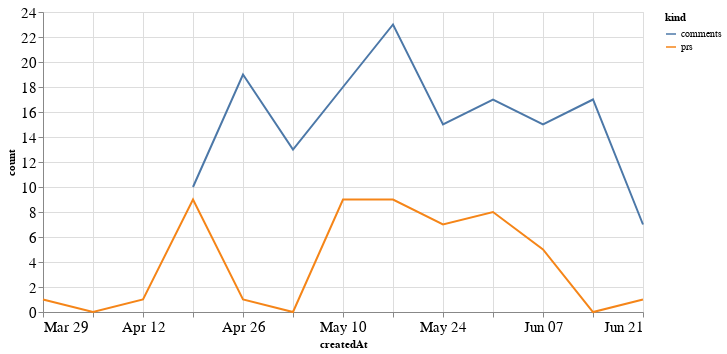

Notebook code cell kept with this figure:
### Code cell
alt.Chart(total_time, width=600).mark_line().encode(
    x='createdAt',
    y='count',
    color='kind'
)

### Figure 1 — Vega-Lite specification as saved in the notebook (floating-point values rounded to 4 significant figures)
{"config": {"axisLeft": {"labelFontSize": 15}, "axisBottom": {"labelFontSize": 15}}, "data": {"name": "data-1ef174d28eb1a1dc6c1450dba897df4d"}, "mark": "line", "encoding": {"color": {"type": "nominal", "field": "kind"}, "x": {"type": "temporal", "field": "createdAt"}, "y": {"type": "quantitative", "field": "count"}}, "width": 600, "$schema": "https://vega.github.io/schema/vega-lite/v4.8.1.json", "datasets": {"data-1ef174d28eb1a1dc6c1450dba897df4d": [{"createdAt": "2020-03-29T00:00:00", "kind": "prs", "count": 1.0}, {"createdAt": "2020-04-05T00:00:00", "kind": "prs", "count": 0.0}, {"createdAt": "2020-04-12T00:00:00", "kind": "prs", "count": 1.0}, {"createdAt": "2020-04-19T00:00:00", "kind": "prs", "count": 9.0}, {"createdAt": "2020-04-26T00:00:00", "kind": "prs", "count": 1.0}, {"createdAt": "2020-05-03T00:00:00", "kind": "prs", "count": 0.0}, {"createdAt": "2020-05-10T00:00:00", "kind": "prs", "count": 9.0}, {"createdAt": "2020-05-17T00:00:00", "kind": "prs", "count": 9.0}, {"createdAt": "2020-05-24T00:00:00", "kind": "prs", "count": 7.0}, {"createdAt": "2020-05-31T00:00:00", "kind": "prs", "count": 8.0}, {"createdAt": "2020-06-07T00:00:00", "kind": "prs", "count": 5.0}, {"createdAt": "2020-06-14T00:00:00", "kind": "prs", "count": 0.0}, {"createdAt": "2020-06-21T00:00:00", "kind": "prs", "count": 1.0}, {"createdAt": "2020-03-29T00:00:00", "kind": "comments", "count": null}, {"createdAt": "2020-04-05T00:00:00", "kind": "comments", "count": null}, {"createdAt": "2020-04-12T00:00:00", "kind": "comments", "count": null}, {"createdAt": "2020-04-19T00:00:00", "kind": "comments", "count": 10.0}, {"createdAt": "2020-04-26T00:00:00", "kind": "comments", "count": 19.0}, {"createdAt": "2020-05-03T00:00:00", "kind": "comments", "count": 13.0}, {"createdAt": "2020-05-10T00:00:00", "kind": "comments", "count": 18.0}, {"createdAt": "2020-05-17T00:00:00", "kind": "comments", "count": 23.0}, {"createdAt": "2020-05-24T00:00:00", "kind": "comments", "count": 15.0}, {"createdAt": "2020-05-31T00:00:00", "kind": "comments", "count": 17.0}, {"createdAt": "2020-06-07T00:00:00", "kind": "comments", "count": 15.0}, {"createdAt": "2020-06-14T00:00:00", "kind": "comments", "count": 17.0}, {"createdAt": "2020-06-21T00:00:00", "kind": "comments", "count": 7.0}]}}
